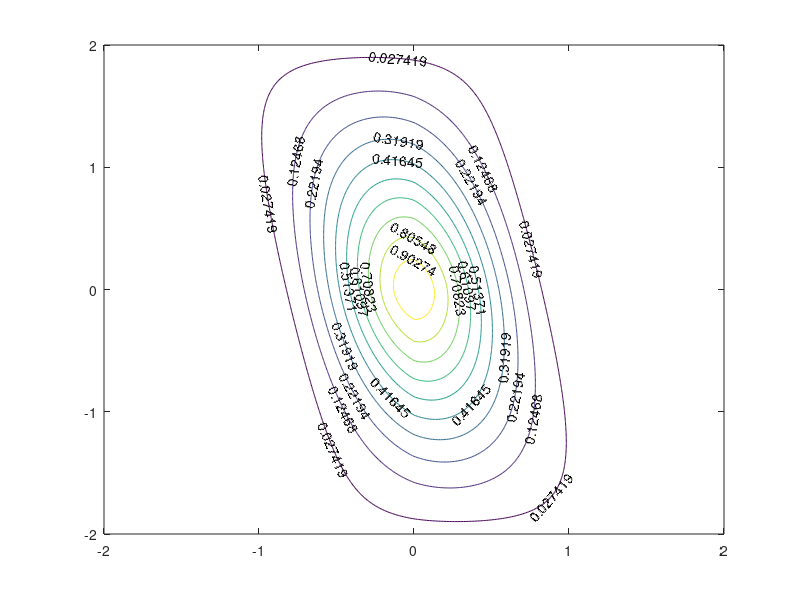

Reproduce this figure in MATLAB.
clear all;
%==============================initialization==============================
freq_bound = 2;
xi = -freq_bound:0.01:freq_bound;
eta = xi;
N = length(xi);
c = 1;                               %size of sensor
%=================================get MTF resulted from sensor=============
beta_1 = 0;
beta_2 = 0.14;
H_sen_1 = sinc(eta*c/2)'*sinc(xi*c/2);
H_sen_2 = exp(-beta_1*c*abs(eta))'*exp(-beta_2*c*abs(xi));
H_sen = H_sen_1.*H_sen_2;
%=================================get MTF resulted from moving=============
theta = 11/180*pi;
d = 2.35*c;
temp = kron((eta*sin(theta))',ones(1,N)) + kron(xi*cos(theta),ones(N,1));
H_mov = sinc(temp*d/2);
%=================================get MTF resulted from optical============
alpha = 0.3;
H_opt = exp(-alpha*c*sqrt(kron((xi.^2)',ones(1,N)) + kron(eta.^2,ones(N,1))));
%=================================get final MTF============================
H = H_sen .* H_mov .* H_opt;
%==========================================================================
[C,h] = contour(eta,xi',H);
clabel(C,h);